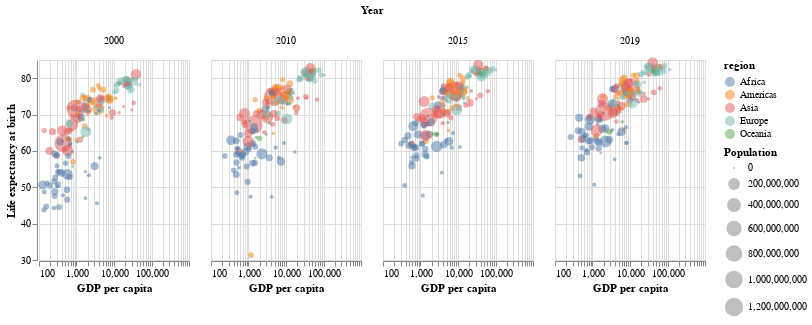

Here is the notebook cell this chart was saved with:
### Markdown cell above
## Displaying complex information using aesthetics



And you'll add aesthetic mappings step by step until arriving at this plot:

### Code cell
finalplot1

### Figure 1 — Vega-Lite specification as saved in the notebook (floating-point values rounded to 4 significant figures; data arrays with more than 128 entries replaced by an {"elided": "..."} marker saying what was removed)
{"config": {"view": {"continuousWidth": 400, "continuousHeight": 300}}, "data": {"name": "data-8c9209e6f9cb0aaace4cd4564d1ddbc5"}, "facet": {"column": {"type": "quantitative", "field": "Year"}}, "spec": {"mark": {"type": "circle", "opacity": 0.5}, "encoding": {"color": {"type": "nominal", "field": "region"}, "size": {"type": "quantitative", "field": "Population", "scale": {"type": "sqrt"}}, "x": {"type": "quantitative", "field": "GDP per capita", "scale": {"type": "log"}}, "y": {"type": "quantitative", "field": "All", "scale": {"zero": false}, "title": "Life expectancy at birth"}}, "height": 200, "width": 150}, "$schema": "https://vega.github.io/schema/vega-lite/v4.8.1.json", "datasets": {"data-8c9209e6f9cb0aaace4cd4564d1ddbc5": {"elided": "620 records"}}}
